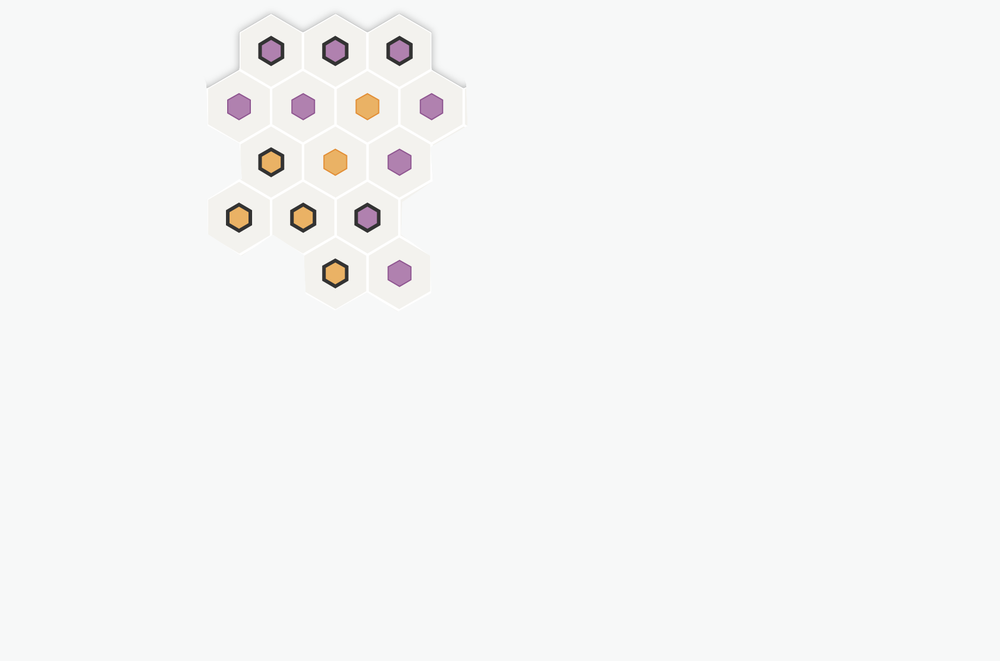
#> input picture small_map.png, 1000 x 661 px, shrunk from 1686 x 1114 before the run
$ python gerrymandering.py
#> lines starting #> are read from the running program, lines starting #| are printed output that depends on the picture; after the words box and inside, x2 and y2 are one past the last pixel; in counts of white or black regions, pixels touching at a corner belong together


from enum import Enum
import ast
import cv2


class Color(Enum):
    PURPLE = 1
    ORANGE = 0


eff_gap = None
eff_gap_max = 0.1
winner_wanted = Color.PURPLE

"""
map = 'map.png'
map_info = 'mapinfobig.txt'
"""

map = 'small_map.png'
map_info = 'mapinfosmall.txt'

class Graph:
    def __init__(self):
        self.adjacency_list = {}
        self.node_colors = {}

    def add_edge(self, u, v):
        if u not in self.adjacency_list:
            self.adjacency_list[u] = []
        if v not in self.adjacency_list:
            self.adjacency_list[v] = []
        self.adjacency_list[u].append(v)
        self.adjacency_list[v].append(u)

    def set_color(self, node, color):
        self.node_colors[node] = color

    def check_conditions(self, affiliation_sums):

        #purple = 1
        #orange = 0
        if 1:
            ##returns true if orange won
            districts_won = 0
            global eff_gap

            wasted1 = 0
            wasted2 = 0

            for sum in affiliation_sums:
                if((num_per_district-sum) > (int(num_per_district/2))):
                    districts_won+=1
                    #orange wins
                    wasted2 += sum
                    wasted1 += (num_per_district-sum)%(int(num_per_district/2)+1)
                else:
                    wasted2 += sum%(int(num_per_district/2)+1)
                    wasted1 += num_per_district-sum
            eff_gap = round(abs(wasted1-wasted2)/num,3)
            #eff_gap check
            if(eff_gap > eff_gap_max):
                return(False)

            #win check
            if(districts_won > int(districts/2)):

                if(winner_wanted == Color.ORANGE):
                    return(True)
                return(False)
            if(winner_wanted == Color.PURPLE):
                return(True)
            return(False)

    def get_all_paths(self, start_node):
        visited = set()
        path = []

        def dfs_helper(node):

            visited.add(node)
            path.append(node)

            if len(visited) == len(self.node_colors):
                affiliation_sums = []
                for i in range(0, len(path), num_per_district):
                    if i + num_per_district-1 < len(path):
                        subset_sum = sum(self.node_colors[path[j]].value for j in range(i, i + num_per_district))
                        affiliation_sums.append(subset_sum)
                if(self.check_conditions(affiliation_sums) == True):
                    returnlist = [path, affiliation_sums]
                    return(returnlist)

            for neighbor in self.adjacency_list.get(node):
                if neighbor not in visited:
                    result = dfs_helper(neighbor)
                    if result:
                        return result;

            visited.remove(node)
            path.pop()


        return(dfs_helper(start_node))

graph = Graph()


#read data in from mapinfo.txt

f=open(map_info)
#> (reads mapinfosmall.txt from the repository)
lines=f.readlines()
edges = ast.literal_eval(lines[0])
colors = ast.literal_eval(lines[1])
points = ast.literal_eval(lines[2])

f.close()

#input into graph


for edge in edges:
    graph.add_edge(edge[0], edge[1])


for color in colors:
    graph.set_color(color[0], Color[color[1]])


num = 15
districts = 5

num_per_district = int(num/districts)


paths = graph.get_all_paths(0)

img = cv2.imread(map)
#> img is the input picture: shape (661, 1000, 3); mean B, G, R 245.7, 246, 245.6

i = 0
for node in paths[0]:
    #from node id -> get x,y

    for point in points:
        if(point[3] == node):


            cv2.putText(img, 'g: ' + str(int(i/num_per_district)+1), (int(point[0]), int(point[1])),
            cv2.FONT_HERSHEY_SIMPLEX, 0.6, (0, 0, 0), 2)
            continue
    i+=1
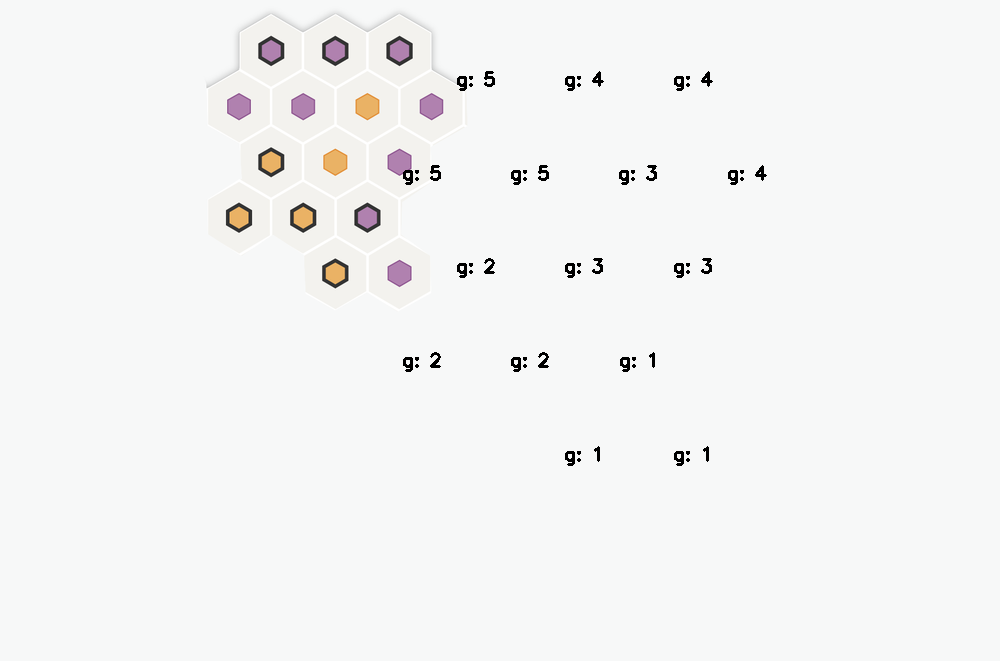
#> img: shape (661, 1000, 3); 0.5% of pixels changed, all inside (x1, y1, x2, y2) = (403, 71, 767, 466)
#> after the loop, i = 15


cv2.putText(img, "winner: "+ str(winner_wanted.name), (100, 100),
cv2.FONT_HERSHEY_SIMPLEX, 0.6, (0, 0, 0), 2)

cv2.putText(img, "eff_gap: "+ str(eff_gap), (100, 200),
cv2.FONT_HERSHEY_SIMPLEX, 0.6, (0, 0, 0), 2)
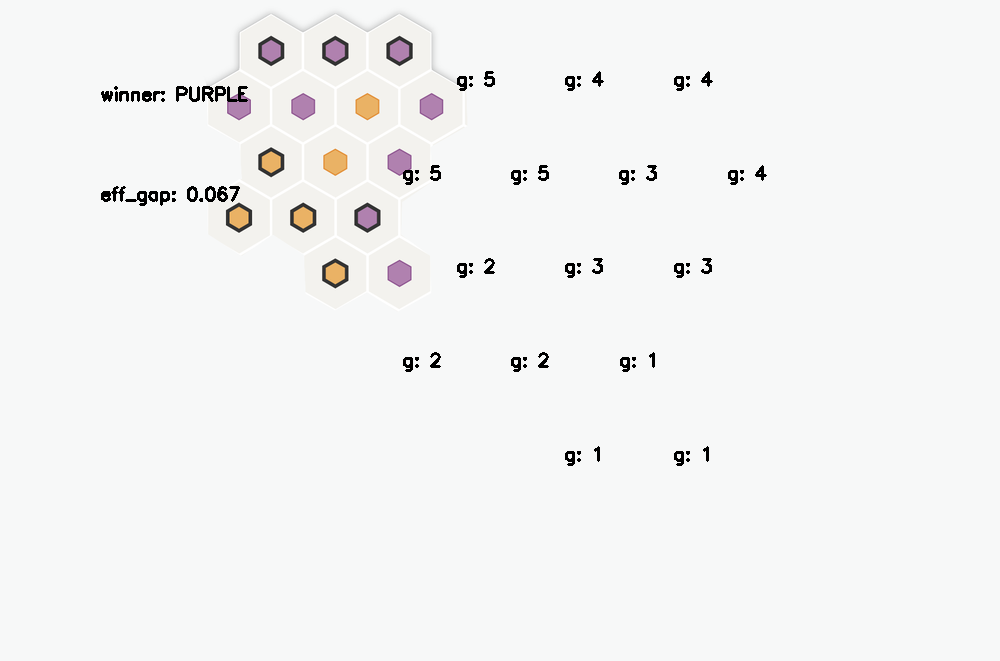
#> img: shape (661, 1000, 3); mean B, G, R 243.8, 244.1, 243.7

cv2.imshow('path', img)
cv2.waitKey(0)
cv2.destroyAllWindows()
